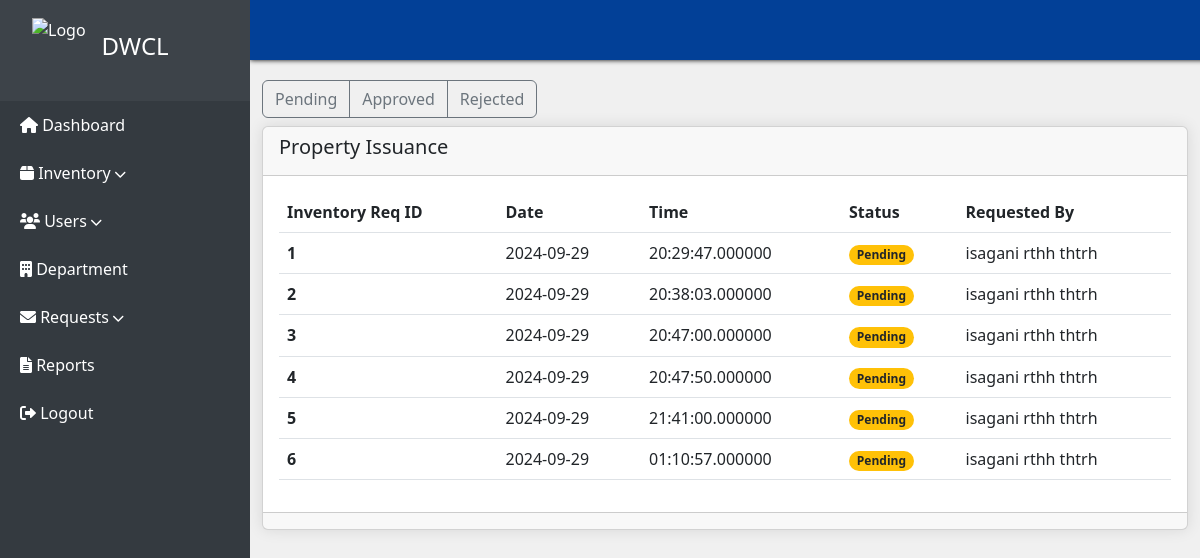
Screenshot of /request-list.php (signed in) with the database file from the repository.
### tables this page shows
CREATE TABLE `inventory_request` (
  `inventoryReqID` int(11) NOT NULL,
  `reqDate` date NOT NULL,
  `reqTime` time(6) NOT NULL,
  `requestStatus` varchar(100) NOT NULL,
  `requestedBy` int(11) NOT NULL
);

CREATE TABLE `user` (
  `userID` int(11) NOT NULL,
  `firstName` varchar(100) NOT NULL,
  `middleName` varchar(100) NOT NULL,
  `lastName` varchar(100) NOT NULL,
  `address` varchar(100) NOT NULL,
  `birthdate` date NOT NULL,
  `phoneNo` varchar(100) NOT NULL,
  `position` varchar(100) NOT NULL,
  `userImage` varchar(100) NOT NULL,
  `createdAt` datetime(6) NOT NULL,
  `department` int(100) NOT NULL,
  `acc_id` int(100) NOT NULL
);

### request-list.php (the view, shortened to what this page needs)
<!DOCTYPE html>
<html lang="en">
<head>
    <link rel="stylesheet" href="https://stackpath.bootstrapcdn.com/bootstrap/5.3.0/css/bootstrap.min.css">
      <link rel="stylesheet" type="text/css" href="https://cdn.datatables.net/1.13.4/css/jquery.dataTables.min.css">
    <link rel="stylesheet" type="text/css" href="https://cdn.datatables.net/1.13.4/css/dataTables.bootstrap5.min.css">
    <link rel="stylesheet" type="text/css" href="https://cdn.datatables.net/responsive/2.4.1/css/responsive.bootstrap5.min.css">
</head>
<body>
  <div class="main-content">
        <?php require "header.php" ?>
        <nav aria-label="breadcrumb">
            <ol class="breadcrumb p-3">
                <li class="breadcrumb-item"><a href="#">Home</a></li>
                <li class="breadcrumb-item"><a href="#">Inventory</a></li>
                <li class="breadcrumb-item active" aria-current="page">Item Inventory</li>
            </ol>
        </nav>
    <div class="container mt-4">
        <div class="d-flex justify-content-between mb-2">
            <div class="btn-group" role="group" aria-label="Approval Status">
                <button type="button" class="btn btn-outline-secondary">Pending</button>
                <button type="button" class="btn btn-outline-secondary">Approved</button>
                <button type="button" class="btn btn-outline-secondary">Rejected</button>
            </div>
        </div>
        <div class="card">
    <div class="card-header">
        <h5>Property Issuance</h5>
    </div>
                <?php
                    include 'backend/connection.php';
            $query = "
                SELECT
                    ir.inventoryReqID,
                    ir.reqDate,
                    ir.reqTime,
                    ir.requestStatus,
                    u.firstName,
                    u.middleName,
                    u.lastName
                FROM
                    inventory_request ir
                JOIN
                    user u ON ir.requestedBy = u.userID
            ";
            $stmt = $conn->prepare($query);
            $stmt->execute();
            $result = $stmt->get_result();
            ?>
            <div class="card-body">
                <div class="table-responsive overflow-auto">
                    <table id="propertyIssuanceTable" class="table table-hover">
                        <thead class="thead-dark">
                            <tr>
                                <th scope="col">Inventory Req ID</th>
                                <th scope="col">Date</th>
                                <th scope="col">Time</th>
                                <th scope="col">Status</th>
                                <th scope="col">Requested By</th>
                            </tr>
                        </thead>
                        <tbody>
                            <?php
                            if ($result->num_rows > 0) {
                                while ($row = $result->fetch_assoc()) {
                                    $inventoryReqID = htmlspecialchars($row['inventoryReqID']);
                                    $reqDate = htmlspecialchars($row['reqDate']);
                                    $reqTime = htmlspecialchars($row['reqTime']);
                                    $requestStatus = htmlspecialchars($row['requestStatus']);
                                    $fullName = htmlspecialchars($row['firstName'] . ' ' . $row['middleName'] . ' ' . $row['lastName']);
                                    switch ($requestStatus) {
                                        case 'Pending':
                                            $badgeClass = 'bg-warning text-dark';
                                            break;
                                    }
                                    ?>
                                    <tr>
                                        <th scope="row"><?php echo $inventoryReqID; ?></th>
                                        <td><?php echo $reqDate; ?></td>
                                        <td><?php echo $reqTime; ?></td>
                                        <td><span class="badge rounded-pill <?php echo $badgeClass; ?>"><?php echo $requestStatus; ?></span></td>
                                        <td><?php echo $fullName; ?></td>
                                    </tr>
                                    <?php
                                }
                            } else {
                                echo '<tr><td colspan="5" class="text-center">No requests found</td></tr>';
                            }
                            ?>
                        </tbody>
                    </table>
                </div>
            </div>
    <div class="card-footer text-muted">
    </div>
</div>
    </div>
</div>
</body>
</html>

### request-list.php (style rules this page uses)
.main-content { margin-left: 250px; transition: margin-left 0.3s; background-color: rgb(240,240,240); height: 100vh; }
.card { background-color: #fff; box-shadow: 0 0 15px rgba(0, 0, 0, 0.1); }
.card-header { background-color: #f1f3f5; }
.card { margin-bottom: 20px; }
.table-responsive { max-height: 400px; }

### rows the page displays
inventory_request: inventoryReqID "1", reqDate "2024-09-29", reqTime "20:29:47.000000", requestStatus "Pending", user.firstName+middleName+lastName "isagani rthh thtrh"
inventory_request: inventoryReqID "2", reqDate "2024-09-29", reqTime "20:38:03.000000", requestStatus "Pending", user.firstName+middleName+lastName "isagani rthh thtrh"
inventory_request: inventoryReqID "3", reqDate "2024-09-29", reqTime "20:47:00.000000", requestStatus "Pending", user.firstName+middleName+lastName "isagani rthh thtrh"
inventory_request: inventoryReqID "4", reqDate "2024-09-29", reqTime "20:47:50.000000", requestStatus "Pending", user.firstName+middleName+lastName "isagani rthh thtrh"
inventory_request: inventoryReqID "5", reqDate "2024-09-29", reqTime "21:41:00.000000", requestStatus "Pending", user.firstName+middleName+lastName "isagani rthh thtrh"
inventory_request: inventoryReqID "6", reqDate "2024-09-29", reqTime "01:10:57.000000", requestStatus "Pending", user.firstName+middleName+lastName "isagani rthh thtrh"
